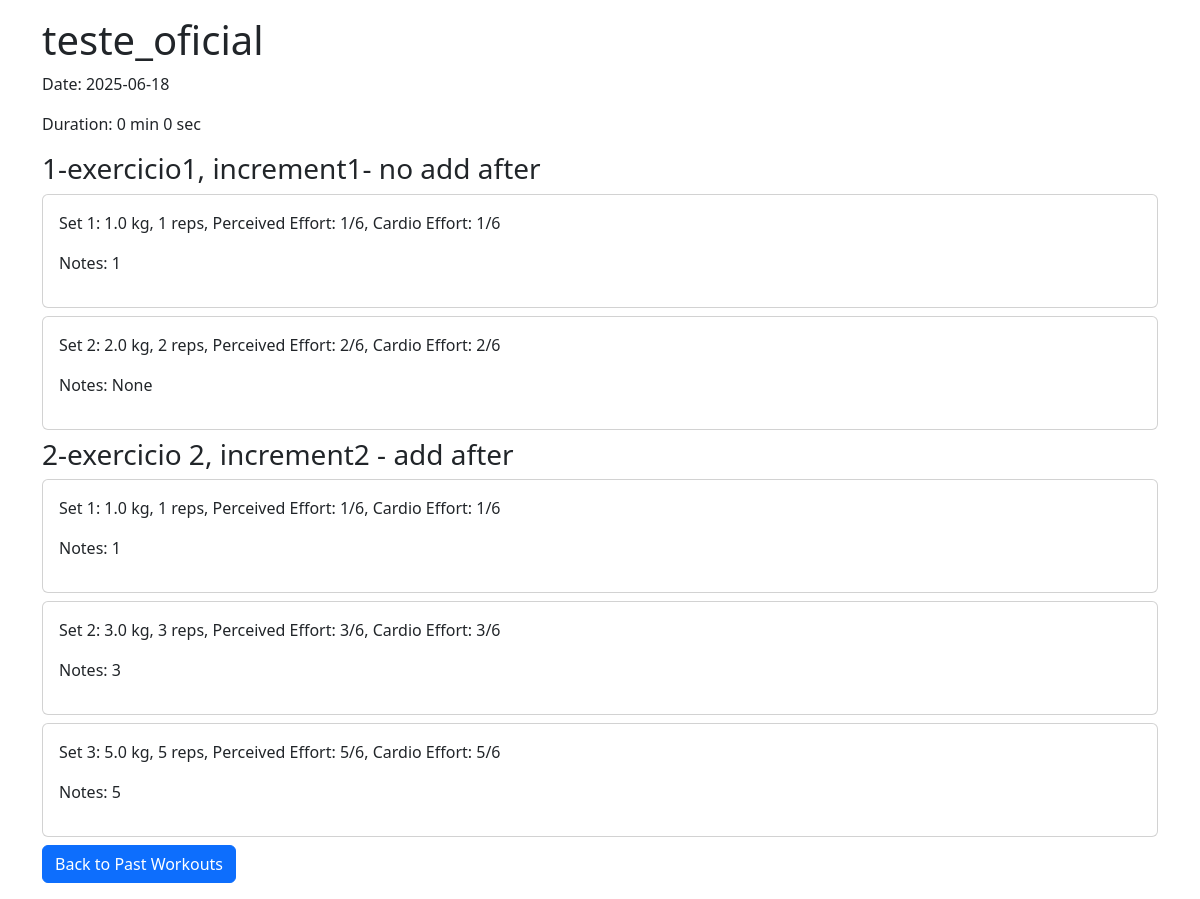
/past_workouts/5, run on the app's committed database.
### app.py (models this page shows)
class Workout(db.Model):
    id = db.Column(db.Integer, primary_key=True)
    title = db.Column(db.String(100))
    date = db.Column(db.Date)
    duration = db.Column(db.Integer)  # in seconds
    timestamp = db.Column(db.DateTime, default=datetime.utcnow)

class Exercise(db.Model):
    id = db.Column(db.Integer, primary_key=True)
    name = db.Column(db.String(100), unique=True)

class WorkoutSet(db.Model):
    id = db.Column(db.Integer, primary_key=True)
    workout_id = db.Column(db.Integer, db.ForeignKey('workout.id'))
    exercise_id = db.Column(db.Integer, db.ForeignKey('exercise.id'))
    set_number = db.Column(db.Integer)
    weight = db.Column(db.Float)
    reps = db.Column(db.Integer)
    f = db.Column(db.Integer, nullable=True)  # Perceived effort (1-6, null if "-")
    c = db.Column(db.Integer, nullable=True)  # Cardio effort (1-6, null if "-")
    notes = db.Column(db.Text)
    workout = db.relationship('Workout', backref='sets')

### app.py (the view)
@app.route('/past_workouts/<int:workout_id>')
def workout_details(workout_id):
    workout = Workout.query.get_or_404(workout_id)
    sets = WorkoutSet.query.filter_by(workout_id=workout_id).order_by(WorkoutSet.set_number).all()
    exercises = {}
    for s in sets:
        if s.exercise_id not in exercises:
            exercise = Exercise.query.get(s.exercise_id)
            exercises[s.exercise_id] = {
                'name': exercise.name,
                'order': s.set_number,  # Use first set's order as proxy
                'sets': []
            }
        exercises[s.exercise_id]['sets'].append(s)
    sorted_exercises = sorted(exercises.items(), key=lambda x: x[1]['order'])
    for _, ex in sorted_exercises:
        ex['sets'].sort(key=lambda s: s.set_number)
    return render_template('workout_details.html', workout=workout, exercises=sorted_exercises)

### templates/workout_details.html (shortened to what this page needs)
<!DOCTYPE html>
<html>
<head>
    <link href="https://cdn.jsdelivr.net/npm/bootstrap@5.3.0/dist/css/bootstrap.min.css" rel="stylesheet">
    <link href="{{ url_for('static', filename='style.css') }}" rel="stylesheet">
</head>
<body>
    <div class="container py-3">
        <h1>{{ workout.title }}</h1>
        <p>Date: {{ workout.date }}</p>
        <p>Duration: {{ workout.duration // 60 }} min {{ workout.duration % 60 }} sec</p>
        {% for exercise_id, exercise in exercises %}
            <h3>{{ exercise.name }}</h3>
            {% for set in exercise.sets %}
                <div class="card mb-2">
                    <div class="card-body">
                        <p>Set {{ set.set_number }}: {{ set.weight }} kg, {{ set.reps }} reps, Perceived Effort: {{ set.f or '-' }}/6, Cardio Effort: {{ set.c or '-' }}/6</p>
                        <p>Notes: {{ set.notes or 'None' }}</p>
                    </div>
                </div>
            {% endfor %}
        {% endfor %}
        <a href="{{ url_for('past_workouts') }}" class="btn btn-primary back-button">Back to Past Workouts</a>
    </div>
</body>
</html>

### data on the page
Workout: title "teste_oficial", date "2025-06-18", duration "0", workout.duration%60 "0"
Exercise: name "1-exercicio1, increment1- no add after"
WorkoutSet: set_number "1", weight "1.0", reps "1", f "1", c "1", notes "1"
WorkoutSet: set_number "2", weight "2.0", reps "2", f "2", c "2", notes "None"
Exercise: name "2-exercicio 2, increment2 - add after"
WorkoutSet: set_number "1", weight "1.0", reps "1", f "1", c "1", notes "1"
WorkoutSet: set_number "2", weight "3.0", reps "3", f "3", c "3", notes "3"
WorkoutSet: set_number "3", weight "5.0", reps "5", f "5", c "5", notes "5"
